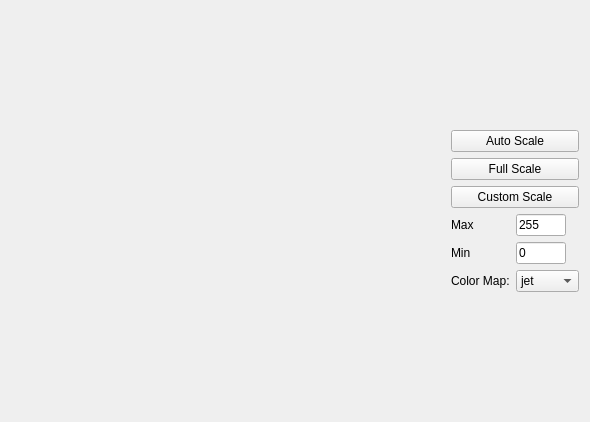
<?xml version="1.0" encoding="UTF-8"?>
<ui version="4.0">
 <class>ImageViewEditor</class>
 <widget class="QWidget" name="ImageViewEditor">
  <property name="geometry">
   <rect>
    <x>0</x>
    <y>0</y>
    <width>590</width>
    <height>422</height>
   </rect>
  </property>
  <property name="windowTitle">
   <string>Form</string>
  </property>
  <layout class="QGridLayout" name="gridLayout">
   <item row="0" column="1">
    <layout class="QVBoxLayout" name="settings_verticalLayout">
     <item>
      <spacer name="verticalSpacer_2">
       <property name="orientation">
        <enum>Qt::Vertical</enum>
       </property>
       <property name="sizeHint" stdset="0">
        <size>
         <width>20</width>
         <height>40</height>
        </size>
       </property>
      </spacer>
     </item>
     <item>
      <widget class="QPushButton" name="autoscale_pushButton">
       <property name="text">
        <string>Auto Scale</string>
       </property>
      </widget>
     </item>
     <item>
      <widget class="QPushButton" name="fullscale_pushButton">
       <property name="text">
        <string>Full Scale</string>
       </property>
      </widget>
     </item>
     <item>
      <widget class="QPushButton" name="customscale_pushButton">
       <property name="text">
        <string>Custom Scale</string>
       </property>
      </widget>
     </item>
     <item>
      <layout class="QFormLayout" name="formLayout">
       <item row="0" column="0">
        <widget class="QLabel" name="max_label">
         <property name="text">
          <string>Max</string>
         </property>
        </widget>
       </item>
       <item row="1" column="0">
        <widget class="QLabel" name="min_label">
         <property name="text">
          <string>Min</string>
         </property>
        </widget>
       </item>
       <item row="2" column="0">
        <widget class="QLabel" name="colormap_label">
         <property name="text">
          <string>Color Map:</string>
         </property>
        </widget>
       </item>
       <item row="0" column="1">
        <widget class="QLineEdit" name="max_lineEdit">
         <property name="maximumSize">
          <size>
           <width>50</width>
           <height>16777215</height>
          </size>
         </property>
         <property name="text">
          <string>255</string>
         </property>
        </widget>
       </item>
       <item row="1" column="1">
        <widget class="QLineEdit" name="min_lineEdit">
         <property name="minimumSize">
          <size>
           <width>0</width>
           <height>0</height>
          </size>
         </property>
         <property name="maximumSize">
          <size>
           <width>50</width>
           <height>16777215</height>
          </size>
         </property>
         <property name="text">
          <string>0</string>
         </property>
        </widget>
       </item>
       <item row="2" column="1">
        <widget class="QComboBox" name="cmap_comboBox">
         <item>
          <property name="text">
           <string>jet</string>
          </property>
         </item>
         <item>
          <property name="text">
           <string>gray</string>
          </property>
         </item>
         <item>
          <property name="text">
           <string>viridis</string>
          </property>
         </item>
         <item>
          <property name="text">
           <string>false2</string>
          </property>
         </item>
        </widget>
       </item>
      </layout>
     </item>
     <item>
      <spacer name="verticalSpacer">
       <property name="orientation">
        <enum>Qt::Vertical</enum>
       </property>
       <property name="sizeHint" stdset="0">
        <size>
         <width>20</width>
         <height>40</height>
        </size>
       </property>
      </spacer>
     </item>
    </layout>
   </item>
   <item row="0" column="0">
    <widget class="CamView" name="camview" native="true">
     <property name="sizePolicy">
      <sizepolicy hsizetype="Preferred" vsizetype="Preferred">
       <horstretch>2</horstretch>
       <verstretch>1</verstretch>
      </sizepolicy>
     </property>
    </widget>
   </item>
  </layout>
 </widget>
 <customwidgets>
  <customwidget>
   <class>CamView</class>
   <extends>QWidget</extends>
   <header>package.widgets.camview</header>
   <container>1</container>
  </customwidget>
 </customwidgets>
 <resources/>
 <connections/>
</ui>
